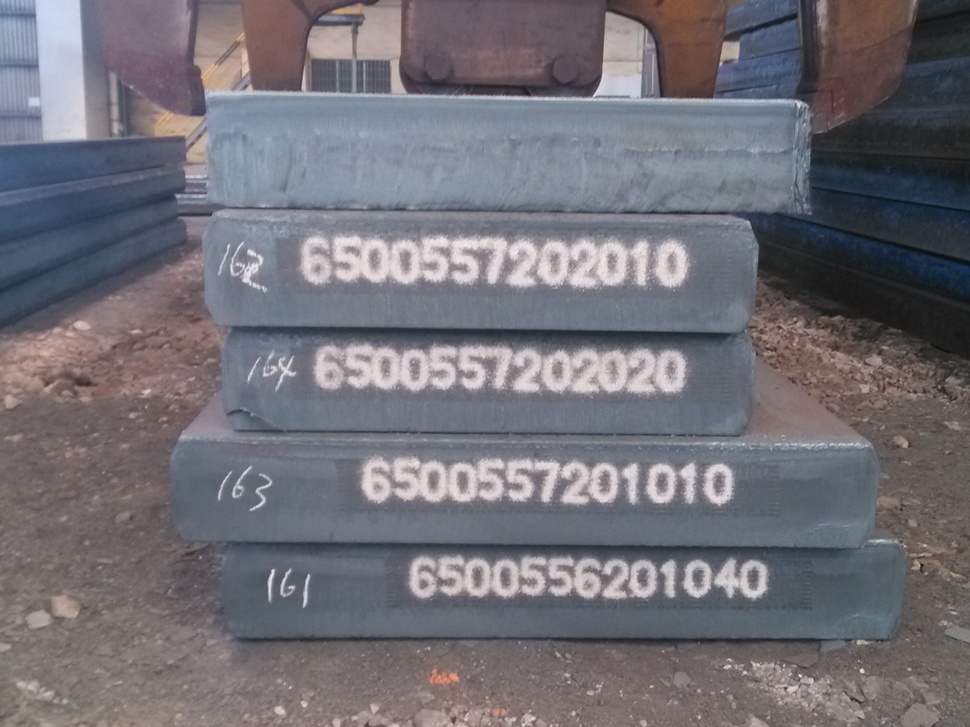
//> input picture RamonORC/Debug/1.jpg, 970 x 727 px, shrunk from 3264 x 2448 before the run
$ ./main Debug/1.jpg   (built with g++ and OpenCV 4)
//> lines starting //> are read from the running program, lines starting //| are printed output that depends on the picture; after the words box and inside, x2 and y2 are one past the last pixel; in counts of white or black regions, pixels touching at a corner belong together
#include <opencv2/world.hpp>
//#include <opencv2/core/core.hpp>
#include <opencv2/opencv.hpp>
//#include <opencv2/highgui/highgui.hpp>

using namespace std;
using namespace cv;

int main(int argc , char *argv[]) {
    /*  打开文件    */
    Mat img , oriImg;
    namedWindow("Origin Picture" , CV_WINDOW_NORMAL);
    img = imread(argv[1]);
//> img is the input picture: 727 rows x 970 cols, CV_8UC3; mean B, G, R 118.4, 111.4, 113.6
    oriImg = img;
    imshow("Origin Picture" , img);
    waitKey(0);
    destroyWindow("Origin Picture");

// [11 lines of commented-out code are left out]
    Mat sobelDst;
    blur(img , img , cvSize(5 , 5));
    //Sobel(img, sobelDst, img.depth(),1,1);
    Sobel(img , sobelDst , - 1 , 1 , 0 , 3 , 1 , 0 , BORDER_DEFAULT);
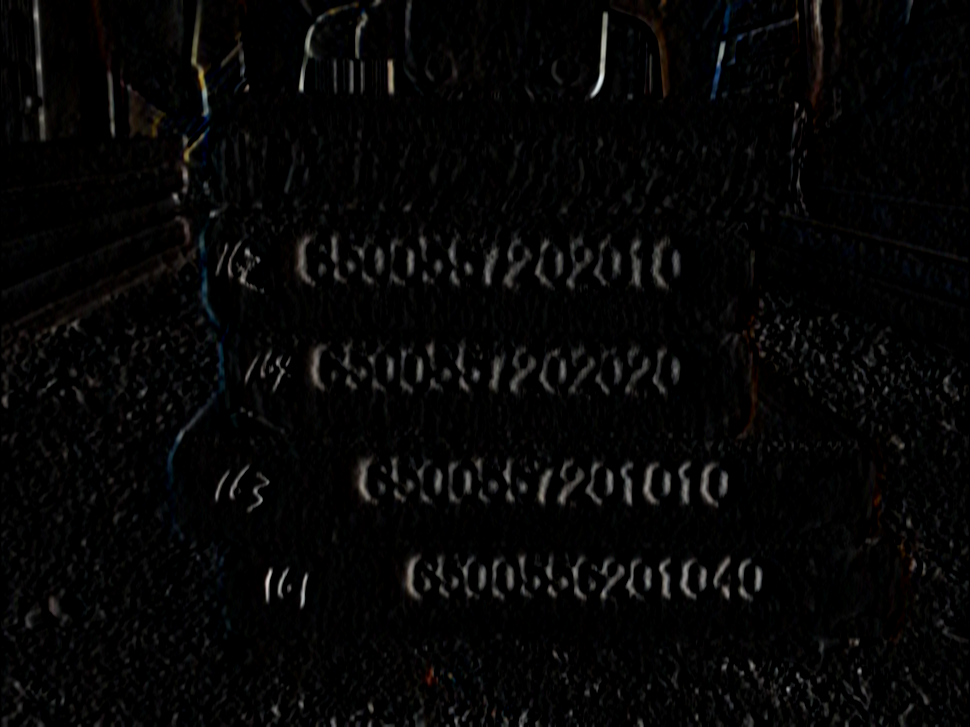
//> sobelDst: 727 rows x 970 cols, CV_8UC3; mean B, G, R 5.8, 5.9, 6
//    convertScaleAbs(sobelDst, sobelDst);
    namedWindow("Sobel Result" , CV_WINDOW_NORMAL);
    imshow("Sobel Result" , sobelDst);
    waitKey(0);
    destroyWindow("Sobel Result");
//    destroyWindow("Canny Result");

    /*  二值化    */
    cvtColor(sobelDst , sobelDst , CV_BGR2GRAY);
//> sobelDst: 727 rows x 970 cols, CV_8UC1
    Mat imgThreshold;   // 二值化的图像
    threshold(sobelDst , imgThreshold , 0 , 255 , CV_THRESH_OTSU + CV_THRESH_BINARY);
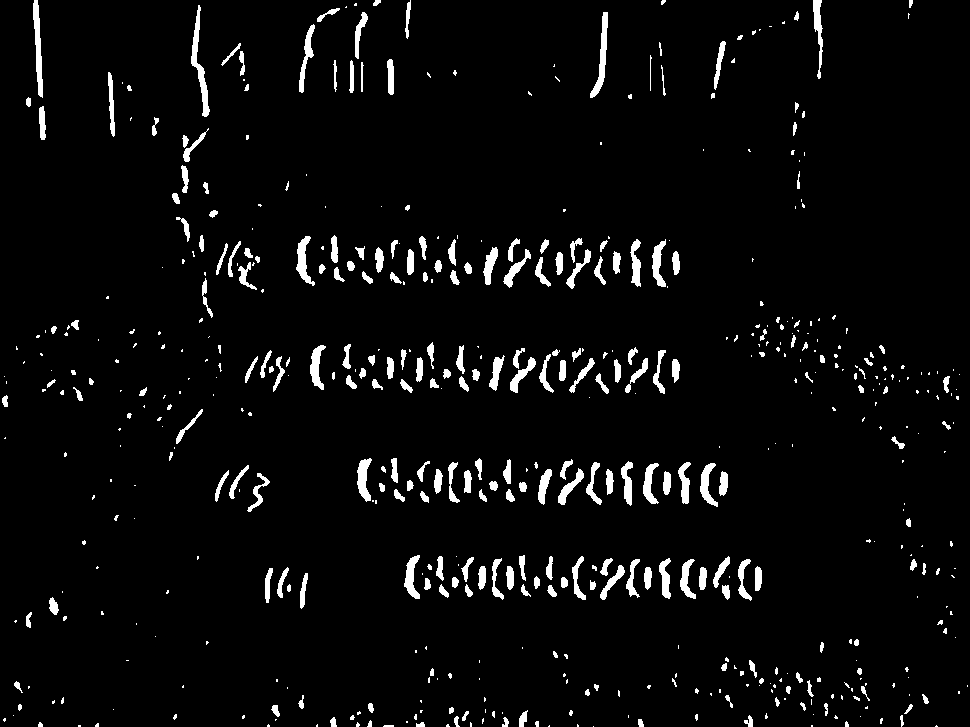
//> imgThreshold: 727 rows x 970 cols, CV_8UC1; 4.2% white; 563 white regions (310 under 20 px), largest, box (x1, y1, x2, y2) and area: (191, 5, 210, 117) 621, (33, 0, 43, 98) 532, (590, 12, 608, 98) 528
    namedWindow("Threshold Result" , CV_WINDOW_NORMAL);
    imshow("Threshold Result" , imgThreshold);
    waitKey(0);
    destroyWindow("Threshold Result");
//    imgThreshold = cannyDst;

    /*  形态学闭运算  */
    Mat element = getStructuringElement(MORPH_RECT , cvSize(50 , 10));
    morphologyEx(imgThreshold , imgThreshold , CV_MOP_CLOSE , element);
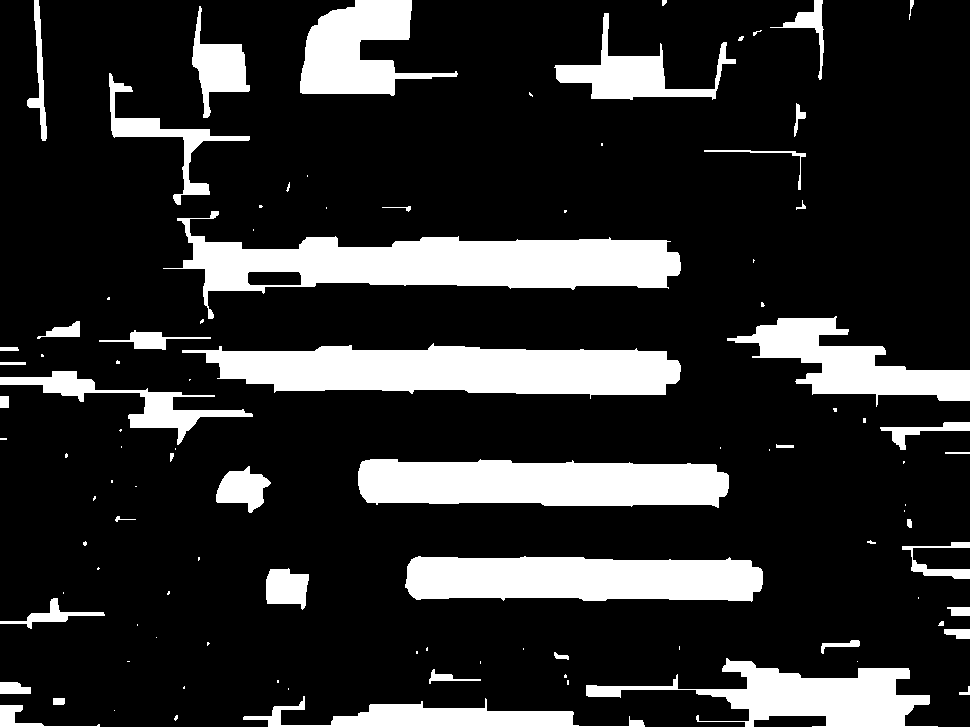
//> imgThreshold: 727 rows x 970 cols, CV_8UC1; 18% white; 101 white regions (53 under 20 px)
    namedWindow("Morphology Result" , CV_WINDOW_NORMAL);
    imshow("Morphology Result" , imgThreshold);
    waitKey(0);
    destroyWindow("Morphology Result");

// [9 lines of commented-out code are left out]
    vector<vector<Point> > contours;
    findContours(imgThreshold , contours , CV_RETR_EXTERNAL , CV_CHAIN_APPROX_NONE);
//> contours = 101 contours, 62 with area under 20; largest, box (x1, y1, x2, y2) and area: (163, 211, 681, 319) 21257, (182, 343, 681, 399) 18637, (358, 459, 729, 508) 14902, (405, 556, 763, 602) 13834, (586, 658, 938, 727) 9280
    vector<vector<Point> >::iterator iter = contours.begin();
    vector<RotatedRect> rects;
    Mat rectImg(oriImg.size() , CV_8U , CvScalar(255));
    rectImg = oriImg;
    Point2f vertex[4];
    while (iter != contours.end()) {
        RotatedRect mr = minAreaRect(Mat(*iter));
        ++ iter;
        rects.push_back(mr);
        mr.points(vertex);
        for (int i = 0; i < 4; i ++) {
            line(rectImg , vertex[i] , vertex[(i + 1) % 4] , CvScalar(0) , 2 , LINE_AA);
        }

    }
//> this loop made 101 passes
//> mr on passes 1, 2, 5, 6, 7, 8, 10, 11, 12, 13, 14, 15: centre (175.8, 717.2), size (4.9, 2.8), angle -45, centre (114, 710), size (0, 0), angle -90, centre (443.5, 711), size (30, 401), angle -90, centre (288, 688.5), size (1, 0), angle -90, centre (964, 690), size (8, 10), angle -90, centre (183.5, 687), size (2, 1), angle -90, centre (567.5, 682), size (4, 1), angle -90, centre (277.5, 681), size (2, 1), angle -90, centre (565, 675.5), size (3, 2), angle -90, centre (454.1, 674.6), size (51.1, 13.8), angle -3.4, centre (857, 661), size (0, 0), angle -90, centre (480, 662), size (2, 0), angle -90
//> (mr, vertex) on passes 3, 4, 9, 32, 39, 45: (centre (49.5, 715.5), size (21, 99), angle -90, 4 Points (x, y): [99, 726], [0, 726], [0, 705], [99, 705]), (centre (58.5, 701), size (6, 11), angle -90, 4 Points (x, y): [64, 704], [53, 704], [53, 698], [64, 698]), (centre (15, 687.5), size (11, 30), angle -90, 4 Points (x, y): [30, 693], [0, 693], [0, 682], [30, 682]), (centre (63, 592.5), size (1, 0), angle -90, 4 Points (x, y): [63, 593], [63, 593], [63, 592], [63, 592]), (centre (84.5, 543), size (4, 3), angle -90, 4 Points (x, y): [86, 545], [83, 545], [83, 541], [86, 541]), (centre (94, 498), size (4, 2), angle -90, 4 Points (x, y): [95, 500], [93, 500], [93, 496], [95, 496])
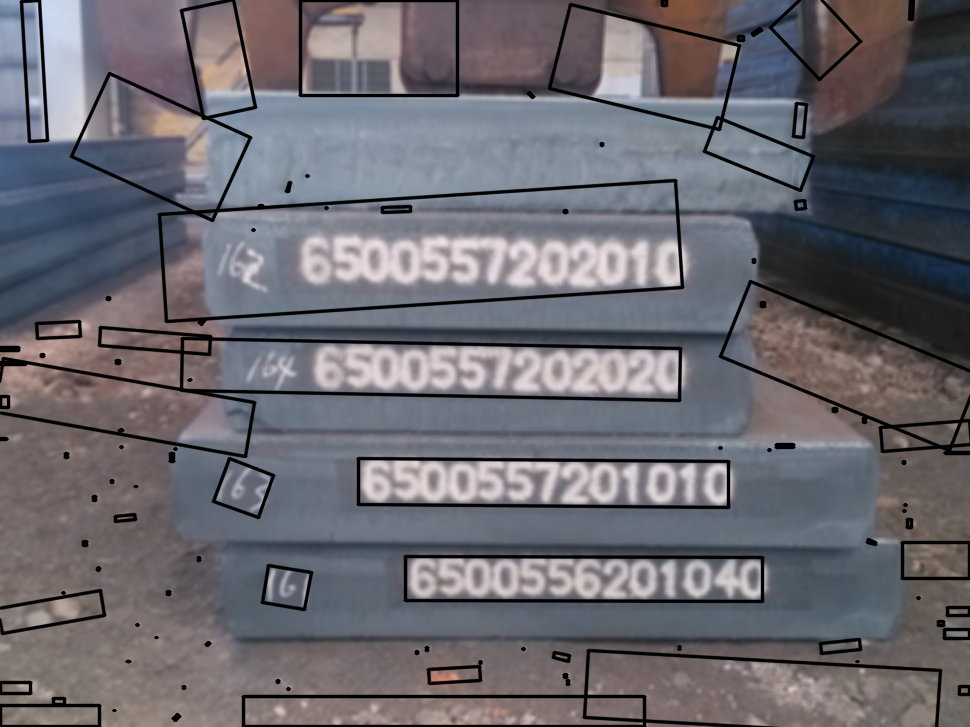
//> rectImg: 727 rows x 970 cols, CV_8UC3; mean B, G, R 111.5, 104.8, 106.7
//> after the loop, rects = 101 RotatedRects (x, y, width, height, angle), first 8: [175.8, 717.2, 4.95, 2.83, -45], [114, 710, 0, 0, -90], [49.5, 715.5, 21, 99, -90], [58.5, 701, 6, 11, -90], [443.5, 711, 30, 401, -90], [288, 688.5, 1, 0, -90], [964, 690, 8, 10, -90], [183.5, 687, 2, 1, -90]; vertex = 4 Points (x, y): [29.01, 140.9], [21.15, 0.72], [38.92, -0.28], [46.78, 139.9]
    namedWindow("Rect Result" , CV_WINDOW_NORMAL);
    imshow("Rect Result" , rectImg);
    waitKey(0);
    destroyWindow("Rect Result");
    printf("Total Rects: %d" , rects.size());
//| Total Rects: 101

// [6 lines of commented-out code are left out]


    waitKey(0);
    return 0;
}
